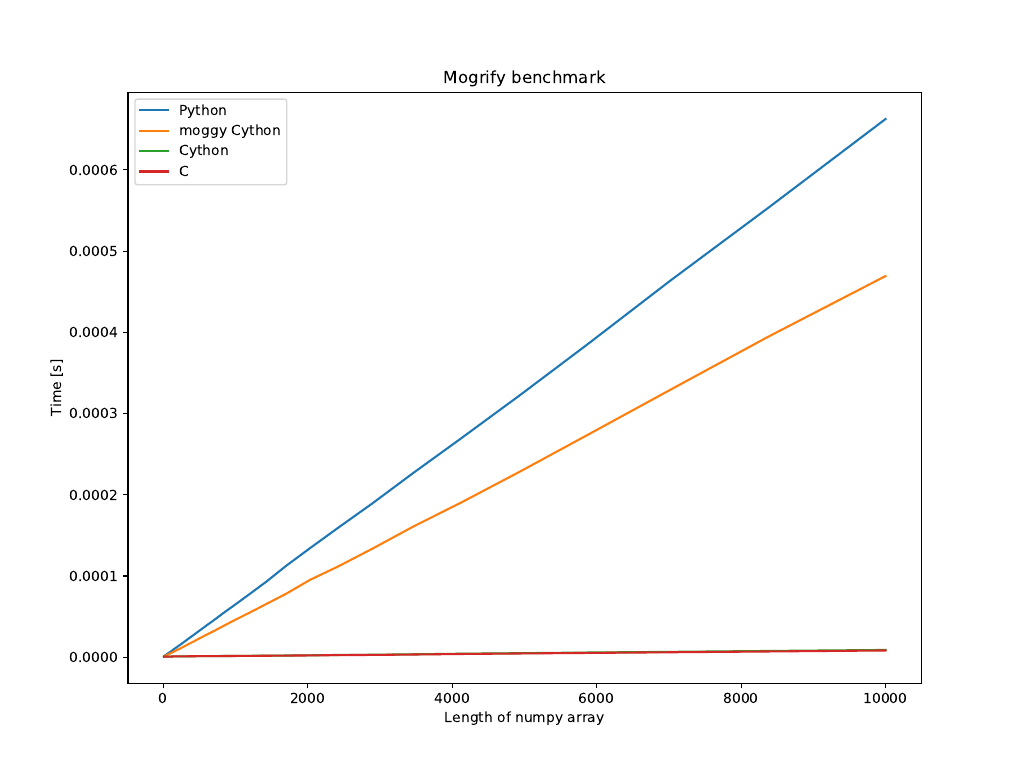

Write Python code to recreate this figure.
import sys
import numpy as np
from timeit import timeit
from matplotlib import pyplot as pl

number = 1000
m = 40

tc = np.zeros(m)
ty = np.zeros(m)
tg = np.zeros(m)
tp = np.zeros(m)
l = np.logspace(1, 4, m).astype('int')

for i in range(m):
    print(i)
    tc[i] = timeit('mogc(np.zeros(%i))' % l[i],
            setup = 'import numpy as np; from mog import mogc', number = number) / number
    ty[i] = timeit('mogy(np.zeros(%i))' % l[i],
            setup = 'import numpy as np; from mog import mogy', number = number) / number
    tg[i] = timeit('moggy(np.zeros(%i))' % l[i],
            setup = 'import numpy as np; from mog import moggy', number = number) / number
    tp[i] = timeit('mogp(np.zeros(%i))' % l[i],
            setup = 'import numpy as np; from pmog import mogp', number = number) / number

pl.figure(1, (10.24, 7.68))
pl.title('Mogrify benchmark')
pl.plot(l, tp, label = 'Python')
pl.plot(l, tg, label = 'moggy Cython')
pl.plot(l, ty, label = 'Cython')
pl.plot(l, tc, label = 'C')
pl.xlabel('Length of numpy array')
pl.ylabel('Time [s]')
#ax = pl.gca()
#ax.set_xscale('log')
#ax.set_yscale('log')
pl.legend(loc = 'upper left')
#pl.show()
pl.savefig('%s.pdf' % sys.argv[0][:-3])
